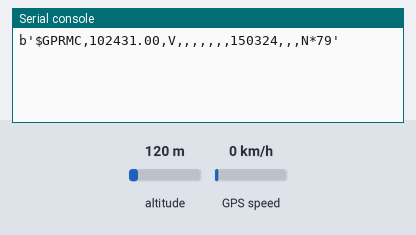
A program run on a simulated BBC micro:bit running MicroPython. On the bench: the last lines printed to the serial console. The inputs (shaded band) are chosen by the test bench; at power-on: GPS speed 0 km/h, altitude 120 m. The GPS gets a fix after 3 s at 37.7749, -122.4194 with 8 satellites.

Above: at 1.2 s.
1.3 s: GPS speed set to 30 km/h
At 2.8 s:
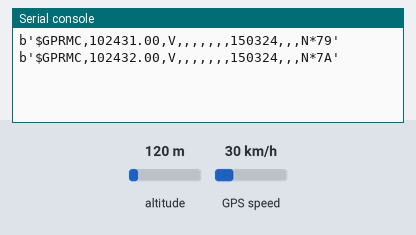
4.5 s: GPS speed set to 2 km/h
At 5.7 s:
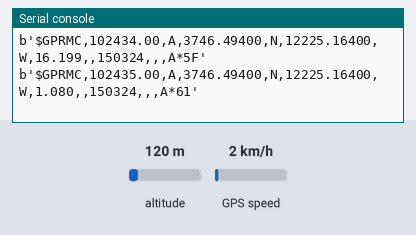
8.9 s: GPS speed set to 90 km/h
At 10.8 s:
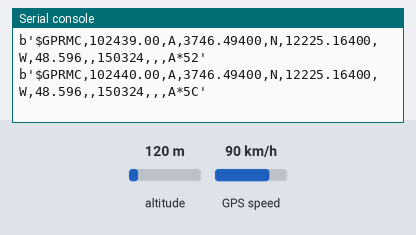
Timing chart, 0 to 12.3 s (numbered marks = the images above; inputs shaded):
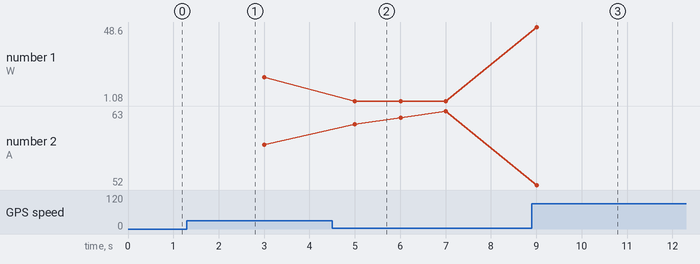

The program:

Externe_programme_8_GPS.py
```python
import microbit,utime
microbit.uart.init(baudrate=9600,tx = microbit.pin0, rx = microbit.pin1) # init GPS NEO

while True : #boucle sans fin
    microbit.sleep(10)
    if microbit.uart.any() : # caractères reçus depuis le capteur de particules fines SDS011 ?
        content=microbit.uart.read() #lecture de 10 caractères voir DOC SDS011
        if 'GPRMC' in content :
            microbit.uart.init(baudrate=115200) # on remet la liaison série sur l'USB et on change la vitesse à 115200 bauds
            message = content.split()[0] #on prend le premier terme de GPRMC avant un caractère spécial
            print(message) # Pour voir les données brutes
            microbit.uart.init(baudrate=9600,tx = microbit.pin0, rx = microbit.pin1)
```

Measured:
- after the input at 4.5 s, the serial console: prints a new line after 0.50 s (image 2)
- after the input at 8.9 s, the serial console: prints a new line after 0.11 s (image 3)
- plotted number 1: 16.2 → 1.08 after the input at 4.5 s, 1.08 → 48.6 after the input at 8.9 s
- plotted number 2: 58 → 63 after the input at 4.5 s, 63 → 55 after the input at 8.9 s
